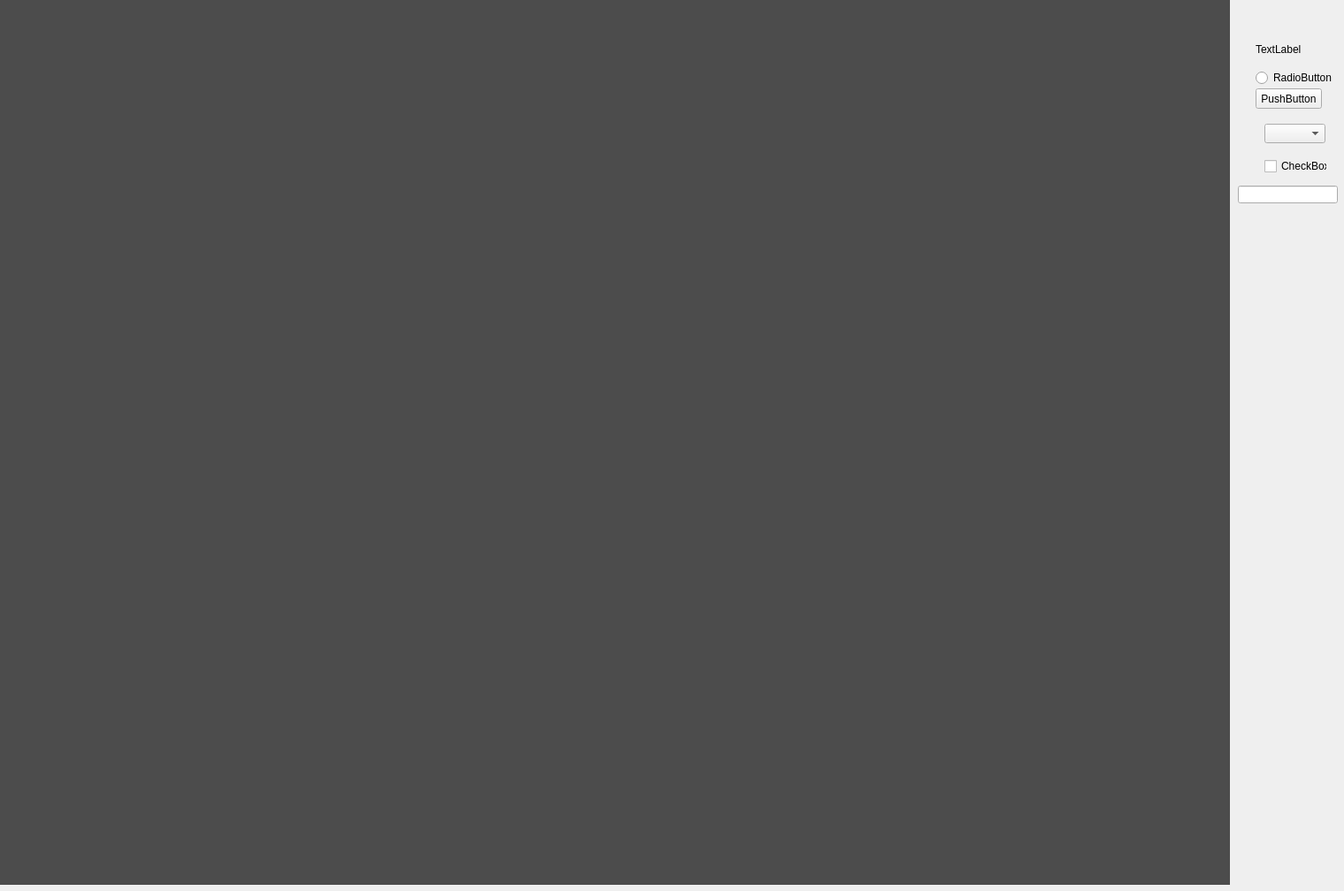
<?xml version="1.0" encoding="UTF-8"?>
<ui version="4.0">
 <class>CDesktop</class>
 <widget class="QWidget" name="CDesktop">
  <property name="geometry">
   <rect>
    <x>0</x>
    <y>0</y>
    <width>1520</width>
    <height>1008</height>
   </rect>
  </property>
  <property name="windowTitle">
   <string>Form</string>
  </property>
  <widget class="QPushButton" name="pushButton">
   <property name="geometry">
    <rect>
     <x>1420</x>
     <y>100</y>
     <width>75</width>
     <height>23</height>
    </rect>
   </property>
   <property name="text">
    <string>PushButton</string>
   </property>
  </widget>
  <widget class="QRadioButton" name="radioButton">
   <property name="geometry">
    <rect>
     <x>1420</x>
     <y>80</y>
     <width>89</width>
     <height>16</height>
    </rect>
   </property>
   <property name="text">
    <string>RadioButton</string>
   </property>
  </widget>
  <widget class="QCheckBox" name="checkBox">
   <property name="geometry">
    <rect>
     <x>1430</x>
     <y>180</y>
     <width>71</width>
     <height>16</height>
    </rect>
   </property>
   <property name="text">
    <string>CheckBox</string>
   </property>
  </widget>
  <widget class="QWidget" name="widget" native="true">
   <property name="geometry">
    <rect>
     <x>0</x>
     <y>0</y>
     <width>1391</width>
     <height>1001</height>
    </rect>
   </property>
   <property name="styleSheet">
    <string notr="true">background-color: rgb(76, 76, 76);
</string>
   </property>
  </widget>
  <widget class="QComboBox" name="comboBox">
   <property name="geometry">
    <rect>
     <x>1430</x>
     <y>140</y>
     <width>69</width>
     <height>22</height>
    </rect>
   </property>
  </widget>
  <widget class="QLabel" name="label">
   <property name="geometry">
    <rect>
     <x>1420</x>
     <y>50</y>
     <width>54</width>
     <height>12</height>
    </rect>
   </property>
   <property name="text">
    <string>TextLabel</string>
   </property>
  </widget>
  <widget class="QLineEdit" name="lineEdit">
   <property name="geometry">
    <rect>
     <x>1400</x>
     <y>210</y>
     <width>113</width>
     <height>20</height>
    </rect>
   </property>
  </widget>
 </widget>
 <resources/>
 <connections/>
</ui>
